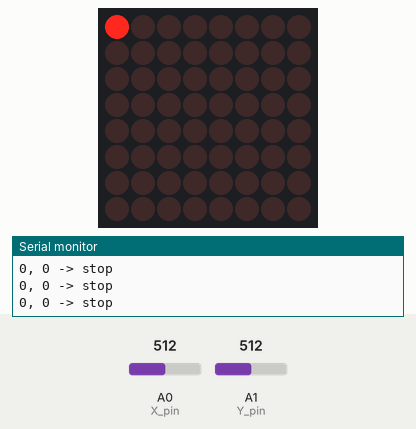
Recording of a sketch running on a simulated Arduino Uno, built with avr-gcc and run on an emulated ATmega328P. Shown: 8×8 LED matrix, the last lines printed to the serial monitor. Inputs (shaded band) come from the test bench; at power-on: A0 (X_pin) = 512, A1 (Y_pin) = 512.

Above: at 3.2 s.
3.3 s: A0 (X_pin) set to 716
At 3.37 s:
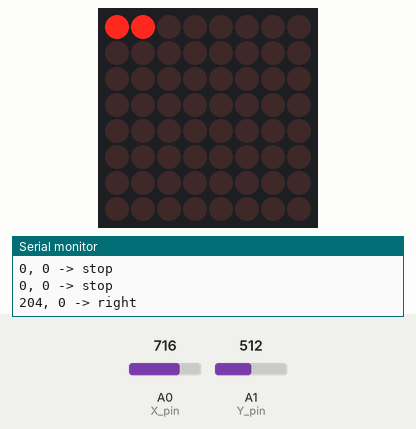
5.1 s: A1 (Y_pin) set to 706
6.6 s: A1 (Y_pin) set to 729
At 6.79 s:
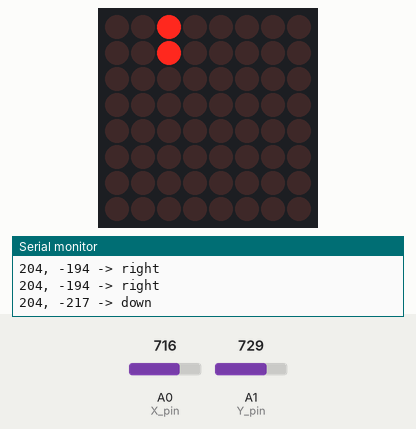
8.5 s: A0 (X_pin) set to 311
10.0 s: A0 (X_pin) set to 281
At 10.21 s:
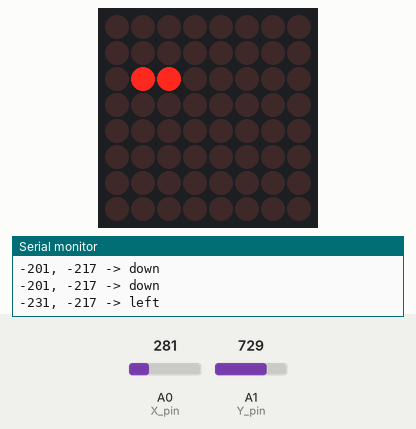
11.9 s: A1 (Y_pin) set to 291
14.9 s: A1 (Y_pin) set to 264
At 15.13 s:
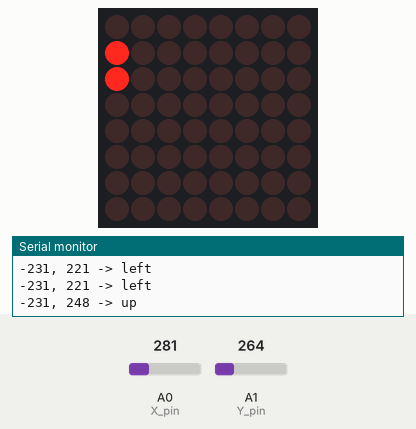

Measured:
- the behaviour switches between 715 and 716 on A1 (Y_pin) (found by bisection; images 1 and 2)
- the behaviour switches between 295 and 294 on A0 (X_pin) (found by bisection; images 2 and 3)
- the behaviour switches between 282 and 281 on A1 (Y_pin) (found by bisection; images 3 and 4)
- after the input at 3.3 s, the display: changes at once (image 1)
- after the input at 6.6 s, the display: first differs from a run without the input after 0.14 s (image 2)
- after the input at 10.0 s, the display: first differs from a run without the input after 0.16 s (image 3)
- after the input at 14.9 s, the display: first differs from a run without the input after 0.19 s (image 4)

The sketch:

ledJoystickControler.ino
```cpp
#include "math.h"
#include "LedControl.h"
#include "Position.h"


const int SW_pin =2;
const int X_pin=0;
const int Y_pin=1;

LedControl lc=LedControl(12,10,11,1);

Position pos(0,0);


typedef enum {
  RIGHT, LEFT, UP, DOWN, STOP
} Dir;

void setup() {
  // put your setup code here, to run once:
  pinMode(SW_pin, INPUT);
  digitalWrite(SW_pin,HIGH),
  Serial.begin(9600);

  lc.shutdown(0,false); //wakeup call
  lc.setIntensity(0,8); // brightnes to medium value
  lc.clearDisplay(0); // clear display

  countDown();
  lc.clearDisplay(0);
  lc.setLed(0,pos.getR(),pos.getC(),true);


}

void countDown(){
  byte zero[3]={B01111100,B01000100,B01111100};
  byte one[3]={B00000000,B01111100,B00000000};
  byte two[3]={B01110100,B01010100,B01011100};
  byte three[3]={B01111100,B01010100,B01010100};

  lc.setColumn(0,2,three[2]);
  lc.setColumn(0,3,three[1]);
  lc.setColumn(0,4,three[0]);

  delay(500);

  lc.setColumn(0,2,two[2]);
  lc.setColumn(0,3,two[1]);
  lc.setColumn(0,4,two[0]);

  delay(500);

  lc.setColumn(0,2,one[2]);
  lc.setColumn(0,3,one[1]);
  lc.setColumn(0,4,one[0]);

  delay(500);

  lc.setColumn(0,2,zero[2]);
  lc.setColumn(0,3,zero[1]);
  lc.setColumn(0,4,zero[0]);

  delay(500);

}

Dir control(){
  int x =analogRead(X_pin)-512;
  int y =-(analogRead(Y_pin)-512);
  int r=30;

  Serial.print(x);
  Serial.print(", ");
  Serial.print(y);
  Serial.print(" -> ");
  if(square(x)+square(y)<=square(r)){
    Serial.print("stop");
    Serial.print("\n");
    return STOP;
  }
  else if(y>0&&y>=fabs(x)){
    Serial.print("up");
    Serial.print("\n");
    return UP;
  }
  else if(y<0&&fabs(y)>=fabs(x)){
    Serial.print("down");
    Serial.print("\n");
    return DOWN;
  }
  else if(x>0&&x>=fabs(y)){
    Serial.print("right");
    Serial.print("\n");
    return RIGHT;
  }
  else{
    Serial.print("left");
    Serial.print("\n");
    return LEFT;
  }
}

void movement(Dir dir){
switch(dir){
    case UP:
     if(pos.getR()==0){
      lc.setLed(0,pos.getR(),pos.getC(),false);
      pos.setR(7);
      lc.setLed(0,pos.getR(),pos.getC(),true);
    }else{
      lc.setLed(0,pos.getR()-1,pos.getC(),true);
      delay(100);
      lc.setLed(0,pos.getR(),pos.getC(),false);
      pos.setR(pos.getR()%8-1);
    }


    break;

    case DOWN:
    if(pos.getR()==7){
      lc.setLed(0,pos.getR(),pos.getC(),false);
      pos.setR(0);
      lc.setLed(0,pos.getR(),pos.getC(),true);
    }else{
      lc.setLed(0,pos.getR()+1,pos.getC(),true);
      delay(100);
      lc.setLed(0,pos.getR(),pos.getC(),false);
      pos.setR(pos.getR()%8+1);
    }

    break;

    case LEFT:
     if(pos.getC()==0){
      lc.setLed(0,pos.getR(),pos.getC(),false);
      pos.setC(7);
      lc.setLed(0,pos.getR(),pos.getC(),true);
    }else{
      lc.setLed(0,pos.getR(),pos.getC()-1,true);
      delay(100);
      lc.setLed(0,pos.getR(),pos.getC(),false);
      pos.setC(pos.getC()%8-1);
    }

    break;

    case RIGHT:
        if(pos.getC()==7){
      lc.setLed(0,pos.getR(),pos.getC(),false);
      pos.setC(0);
      lc.setLed(0,pos.getR(),pos.getC(),true);
    }else{
      lc.setLed(0,pos.getR(),pos.getC()+1,true);
      delay(100);
      lc.setLed(0,pos.getR(),pos.getC(),false);
      pos.setC(pos.getC()%8+1);
    }

    break;

    case STOP:
    break;
  }
}

void loop() {
  // put your main code here, to run repeatedly:
  Dir dir = control();
  movement(dir);
  delay(100);


}
```

Position.cpp
```cpp
#include "Arduino.h"
#include "Position.h"

Position::Position(){

};

Position::Position(int r, int c){
  if(r>=0&&r<=7 && c>=0 && c<=7){
    r_pos =r;
    c_pos =c;
  }else{
    printf("Please check values: must be between 0 and 7");
  }
};

void Position::setPosition(int r, int c){
  r_pos=r;
  c_pos=c;
}

int Position::getR(){
  return r_pos;
}

void Position::setR(int r){
  r_pos=r;
}

int Position::getC(){
  return c_pos;
}

void Position::setC(int c){
  c_pos=c;
}
```

Position.h
```cpp
#include "Arduino.h"
#ifndef Position_h
#define Position_h

class Position{
  private:
  int r_pos;
  int c_pos;

  public:
  Position();
  Position(int row, int col);

  void setPosition(int row, int col);
  int getR();
  void setR(int r);
  int getC();
  void setC(int c);
};
#endif
```
